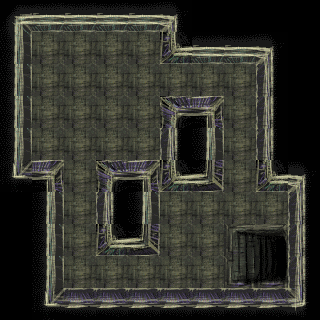

A 2D game scene composited from a Tiled map and its tileset images. What follows is a short description and the map's XML, with every tile layer's data as written:
An orthogonal 10x10 tile map with 32x32 px tiles, 2 tile layers (Tile Layer 1, vanity) and 3 objects (Start, WayDown, Treasure).

<map version="1.0" tiledversion="1.1.3" orientation="orthogonal" renderorder="right-down" width="10" height="10" tilewidth="32" tileheight="32" infinite="0" nextobjectid="4">
 <tileset firstgid="1" name="custom_floortiles_spacing" tilewidth="32" tileheight="32" spacing="1" margin="1" tilecount="144" columns="8">
  <image source="custom_floortiles_spacing.png" width="265" height="597" />
  <tile id="9" type="walkable" />
  <tile id="36" type="walkable" />
  <tile id="38" type="walkable" />
  <tile id="39" type="walkable" />
  <tile id="44" type="walkable" />
  <tile id="46" type="walkable" />
  <tile id="47" type="walkable" />
  <tile id="54" type="walkable" />
  <tile id="55" type="walkable" />
  <tile id="62" type="walkable" />
  <tile id="63" type="walkable" />
 </tileset>
 <layer name="Tile Layer 1" width="10" height="10">
  <data>
   <tile gid="1" />
   <tile gid="2" />
   <tile gid="2" />
   <tile gid="2" />
   <tile gid="2" />
   <tile gid="3" />
   <tile />
   <tile />
   <tile />
   <tile />
   <tile gid="9" />
   <tile gid="10" />
   <tile gid="10" />
   <tile gid="10" />
   <tile gid="10" />
   <tile gid="28" />
   <tile gid="2" />
   <tile gid="2" />
   <tile gid="3" />
   <tile />
   <tile gid="9" />
   <tile gid="10" />
   <tile gid="10" />
   <tile gid="10" />
   <tile gid="10" />
   <tile gid="10" />
   <tile gid="10" />
   <tile gid="10" />
   <tile gid="11" />
   <tile />
   <tile gid="9" />
   <tile gid="10" />
   <tile gid="10" />
   <tile gid="10" />
   <tile gid="10" />
   <tile gid="20" />
   <tile gid="21" />
   <tile gid="10" />
   <tile gid="11" />
   <tile />
   <tile gid="9" />
   <tile gid="10" />
   <tile gid="10" />
   <tile gid="10" />
   <tile gid="10" />
   <tile gid="11" />
   <tile gid="9" />
   <tile gid="10" />
   <tile gid="11" />
   <tile />
   <tile gid="17" />
   <tile gid="21" />
   <tile gid="10" />
   <tile gid="20" />
   <tile gid="21" />
   <tile gid="28" />
   <tile gid="29" />
   <tile gid="10" />
   <tile gid="28" />
   <tile gid="3" />
   <tile />
   <tile gid="9" />
   <tile gid="10" />
   <tile gid="11" />
   <tile gid="9" />
   <tile gid="10" />
   <tile gid="10" />
   <tile gid="10" />
   <tile gid="10" />
   <tile gid="11" />
   <tile />
   <tile gid="9" />
   <tile gid="10" />
   <tile gid="28" />
   <tile gid="29" />
   <tile gid="10" />
   <tile gid="10" />
   <tile gid="10" />
   <tile gid="40" />
   <tile gid="11" />
   <tile />
   <tile gid="9" />
   <tile gid="10" />
   <tile gid="10" />
   <tile gid="10" />
   <tile gid="10" />
   <tile gid="10" />
   <tile gid="10" />
   <tile gid="48" />
   <tile gid="11" />
   <tile />
   <tile gid="17" />
   <tile gid="18" />
   <tile gid="18" />
   <tile gid="18" />
   <tile gid="18" />
   <tile gid="18" />
   <tile gid="18" />
   <tile gid="18" />
   <tile gid="19" />
  </data>
 </layer>
 <layer name="vanity" width="10" height="10">
  <data>
   <tile />
   <tile />
   <tile />
   <tile />
   <tile />
   <tile />
   <tile />
   <tile />
   <tile />
   <tile />
   <tile />
   <tile />
   <tile />
   <tile />
   <tile />
   <tile />
   <tile />
   <tile />
   <tile />
   <tile />
   <tile />
   <tile />
   <tile />
   <tile />
   <tile />
   <tile />
   <tile />
   <tile />
   <tile />
   <tile />
   <tile />
   <tile />
   <tile />
   <tile />
   <tile />
   <tile />
   <tile />
   <tile />
   <tile />
   <tile />
   <tile />
   <tile />
   <tile />
   <tile />
   <tile />
   <tile />
   <tile />
   <tile />
   <tile />
   <tile />
   <tile />
   <tile />
   <tile />
   <tile />
   <tile />
   <tile />
   <tile />
   <tile />
   <tile />
   <tile />
   <tile />
   <tile />
   <tile />
   <tile />
   <tile />
   <tile />
   <tile />
   <tile />
   <tile />
   <tile />
   <tile />
   <tile />
   <tile />
   <tile />
   <tile />
   <tile />
   <tile />
   <tile gid="39" />
   <tile gid="40" />
   <tile />
   <tile />
   <tile />
   <tile />
   <tile />
   <tile />
   <tile />
   <tile />
   <tile gid="47" />
   <tile gid="48" />
   <tile />
   <tile />
   <tile />
   <tile />
   <tile />
   <tile />
   <tile />
   <tile />
   <tile />
   <tile />
   <tile />
  </data>
 </layer>
 <objectgroup name="Object Layer 1">
  <object id="1" name="Start" x="60" y="60" width="69" height="69" />
  <object id="2" name="WayDown" x="223" y="225" width="65" height="62" />
  <object id="3" name="Treasure" x="30" y="29" width="132" height="132" />
 </objectgroup>
</map>
